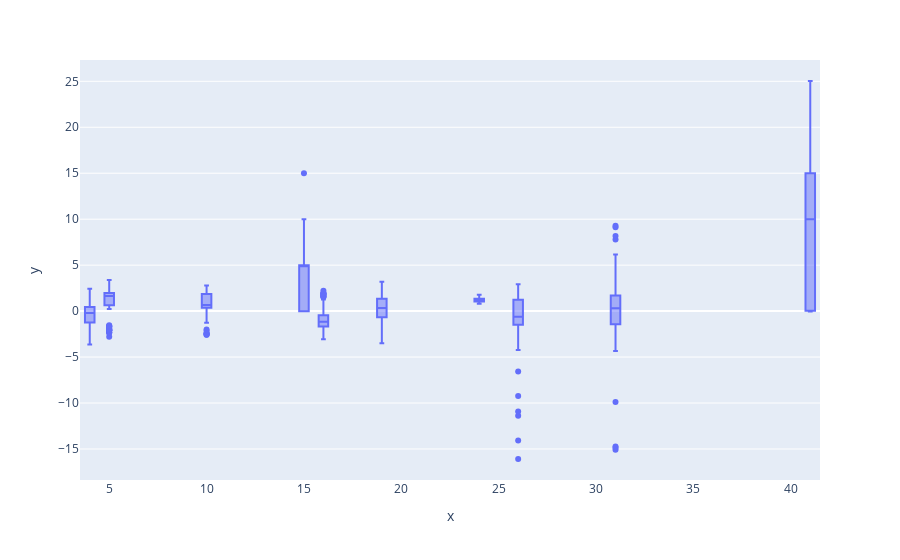

The notebook cell this image was saved under:
### Code cell
young = df['subject age'] <= 5
px.box(
    y=(df['mode of fused candidates']-df['RR ref co2'])[young],
    x=df['trial'][young],
    )

### Figure 1 — Plotly figure (JSON) as saved in the notebook; plotly's stock layout.template omitted (floating-point values rounded to 4 significant figures; data arrays with more than 128 entries replaced by an {"elided": "..."} marker saying what was removed)
{"data": [{"alignmentgroup": "True", "hovertemplate": "x=%{x}<br>y=%{y}<extra></extra>", "legendgroup": "", "marker": {"color": "#636efa"}, "name": "", "notched": false, "offsetgroup": "", "orientation": "v", "showlegend": false, "type": "box", "x": {"elided": "920 int values"}, "x0": " ", "xaxis": "x", "y": {"elided": "920 float values"}, "y0": " ", "yaxis": "y"}], "layout": {"boxmode": "group", "legend": {"tracegroupgap": 0}, "margin": {"t": 60}, "xaxis": {"anchor": "y", "domain": [0, 1], "title": {"text": "x"}}, "yaxis": {"anchor": "x", "domain": [0, 1], "title": {"text": "y"}}}}
